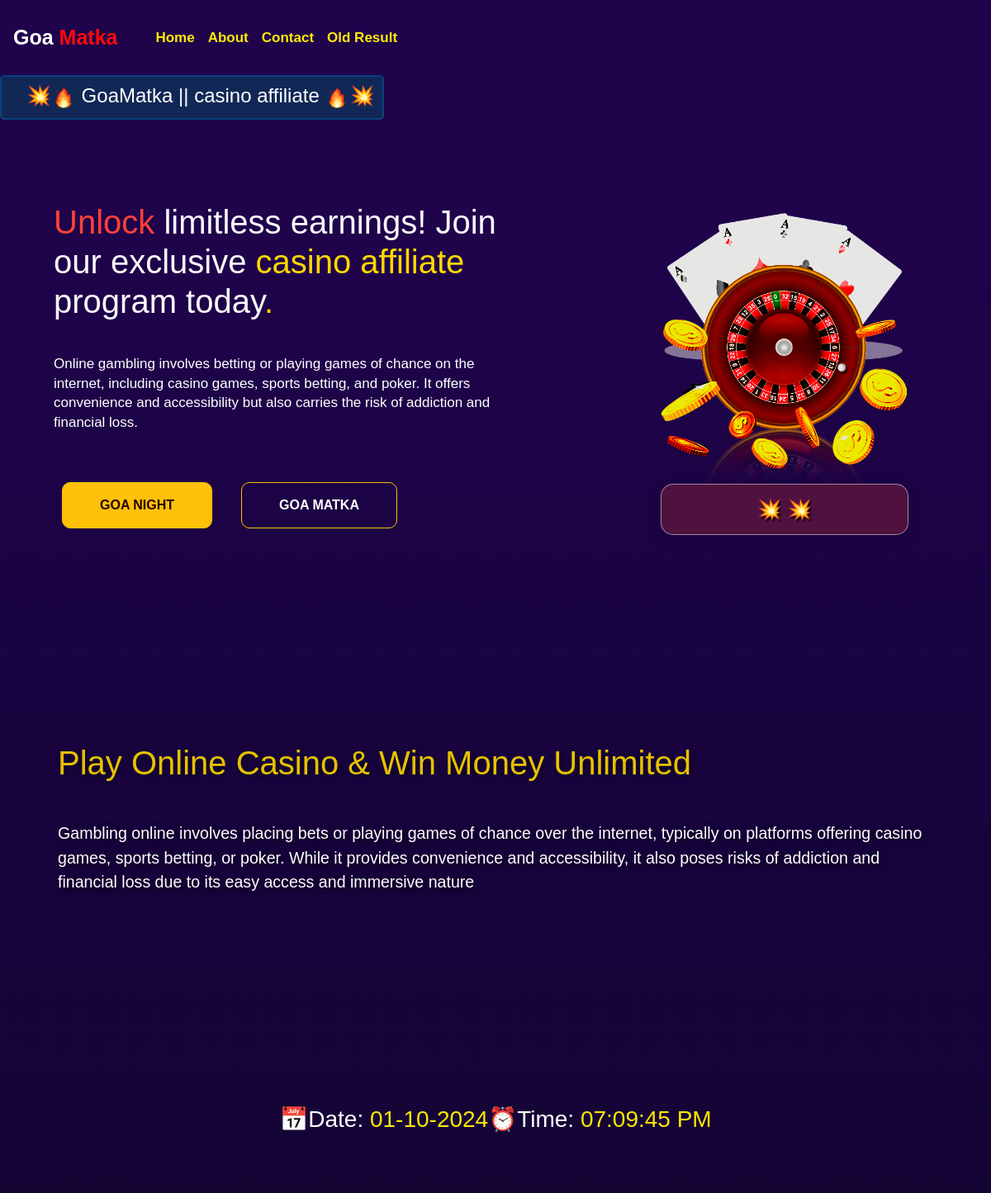
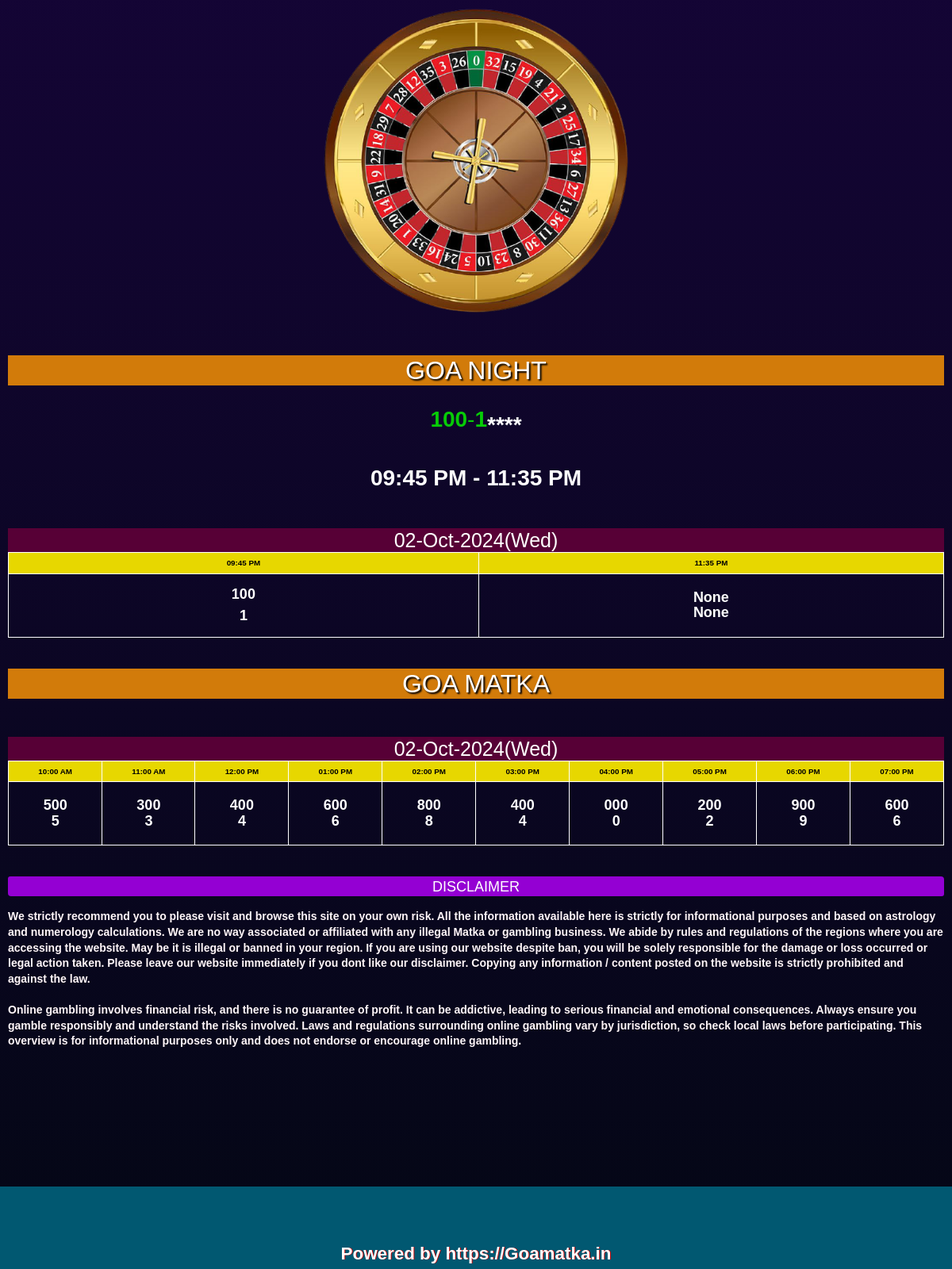
The page / on the database its author committed (2 pictures, top to bottom).
### app.py (models this page shows)
class Extra(db.Model):
    __tablename__ = "extra_results"
    id = db.Column(db.Integer, primary_key=True)
    open_1 = db.Column(db.String(1), nullable=True)
    open_3 = db.Column(db.String(3), nullable=True)
    close_1 = db.Column(db.String(1), nullable=True)
    close_3 = db.Column(db.String(3), nullable=True)
    date = db.Column(db.String(30), nullable=False)

class Result(db.Model):
    __tablename__ = "results"
    id = db.Column(db.Integer, primary_key=True)
    slot_1_1 = db.Column(db.String(1), nullable=True)
    slot_1_3 = db.Column(db.String(3), nullable=True)
    slot_2_1 = db.Column(db.String(1), nullable=True)
    slot_2_3 = db.Column(db.String(3), nullable=True)
    slot_3_1 = db.Column(db.String(1), nullable=True)
    slot_3_3 = db.Column(db.String(3), nullable=True)
    slot_4_1 = db.Column(db.String(1), nullable=True)
    slot_4_3 = db.Column(db.String(3), nullable=True)
    slot_5_1 = db.Column(db.String(1), nullable=True)
    slot_5_3 = db.Column(db.String(3), nullable=True)
    slot_6_1 = db.Column(db.String(1), nullable=True)
    slot_6_3 = db.Column(db.String(3), nullable=True)
    slot_7_1 = db.Column(db.String(1), nullable=True)
    slot_7_3 = db.Column(db.String(3), nullable=True)
    slot_8_1 = db.Column(db.String(1), nullable=True)
    slot_8_3 = db.Column(db.String(3), nullable=True)
    slot_9_1 = db.Column(db.String(1), nullable=True)
    slot_9_3 = db.Column(db.String(3), nullable=True)
    slot_10_1 = db.Column(db.String(1), nullable=True)
    slot_10_3 = db.Column(db.String(3), nullable=True)
    date = db.Column(db.String(30), nullable=False)

### app.py (the view)
@app.route("/")
def home():
    results = Result.query.order_by(Result.id.desc()).all()
    now = datetime.now(timezone("Asia/Kolkata"))
    currentday = now.strftime('%d-%b-%Y(%a)')
    daily_data = Result.query.filter_by(date=currentday).first()
    daily_extra = Extra.query.filter_by(date=currentday).first()
    g_matka_result0 = Result.query.filter_by(date=currentday).first()
    g_matka_1 = datetime.now(timezone("Asia/Kolkata")) - relativedelta(days=1)
    g_matka_1 = g_matka_1.strftime('%d-%b-%Y(%a)')
    g_matka_result1 = Result.query.filter_by(date=g_matka_1).first()
    g_matka_2 = datetime.now(timezone("Asia/Kolkata")) - relativedelta(days=2)
    g_matka_2 = g_matka_2.strftime('%d-%b-%Y(%a)')
    g_matka_result2 = Result.query.filter_by(date=g_matka_2).first()
    g_matka_3 = datetime.now(timezone("Asia/Kolkata")) - relativedelta(days=3)
    g_matka_3 = g_matka_3.strftime('%d-%b-%Y(%a)')
    g_matka_result3 = Result.query.filter_by(date=g_matka_3).first()
    g_matka_4 = datetime.now(timezone("Asia/Kolkata")) - relativedelta(days=4)
    g_matka_4 = g_matka_4.strftime('%d-%b-%Y(%a)')
    g_matka_result4 = Result.query.filter_by(date=g_matka_4).first()
    g_matka_5 = datetime.now(timezone("Asia/Kolkata")) - relativedelta(days=5)
    g_matka_5 = g_matka_5.strftime('%d-%b-%Y(%a)')
    g_matka_result5 = Result.query.filter_by(date=g_matka_5).first()
    g_matka_6 = datetime.now(timezone("Asia/Kolkata")) - relativedelta(days=6)
    g_matka_6 = g_matka_6.strftime('%d-%b-%Y(%a)')
    g_matka_result6 = Result.query.filter_by(date=g_matka_6).first()
    g_matka_results = [g_matka_result0, g_matka_result1, g_matka_result2, g_matka_result3, g_matka_result4, g_matka_result5, g_matka_result6]
    g_night_result0 = Extra.query.filter_by(date=currentday).first()
    g_night_1 = datetime.now(timezone("Asia/Kolkata")) - relativedelta(days=1)
    g_night_1 = g_night_1.strftime('%d-%b-%Y(%a)')
    g_night_result1 = Extra.query.filter_by(date=g_night_1).first()
    g_night_2 = datetime.now(timezone("Asia/Kolkata")) - relativedelta(days=2)
    g_night_2 = g_night_2.strftime('%d-%b-%Y(%a)')
    g_night_result2 = Extra.query.filter_by(date=g_night_2).first()
    g_night_3 = datetime.now(timezone("Asia/Kolkata")) - relativedelta(days=3)
    g_night_3 = g_night_3.strftime('%d-%b-%Y(%a)')
    g_night_result3 = Extra.query.filter_by(date=g_night_3).first()
    g_night_4 = datetime.now(timezone("Asia/Kolkata")) - relativedelta(days=4)
    g_night_4 = g_night_4.strftime('%d-%b-%Y(%a)')
    g_night_result4 = Extra.query.filter_by(date=g_night_4).first()
    g_night_5 = datetime.now(timezone("Asia/Kolkata")) - relativedelta(days=5)
    g_night_5 = g_night_5.strftime('%d-%b-%Y(%a)')
    g_night_result5 = Extra.query.filter_by(date=g_night_5).first()
    g_night_6 = datetime.now(timezone("Asia/Kolkata")) - relativedelta(days=6)
    g_night_6 = g_night_6.strftime('%d-%b-%Y(%a)')
    g_night_result6 = Extra.query.filter_by(date=g_night_6).first()
    g_night_results = [g_night_result0, g_night_result1, g_night_result2, g_night_result3, g_night_result4, g_night_result5, g_night_result6]
    start_time = {
    'slot1' : now.replace(hour=10, minute=0, second=0, microsecond=0),
    'slot2' : now.replace(hour=11, minute=0, second=0, microsecond=0),
    'slot3' : now.replace(hour=12, minute=0, second=0, microsecond=0),
    'slot4' : now.replace(hour=13, minute=0, second=0, microsecond=0),
    'slot5' : now.replace(hour=14, minute=0, second=0, microsecond=0),
    'slot6' : now.replace(hour=15, minute=0, second=0, microsecond=0),
    'slot7' : now.replace(hour=16, minute=0, second=0, microsecond=0),
    'slot8' : now.replace(hour=17, minute=0, second=0, microsecond=0),
    'slot9' : now.replace(hour=18, minute=0, second=0, microsecond=0),
    'slot10' : now.replace(hour=19, minute=0, second=0, microsecond=0)
    }
    end_time = {
    'slot1' : now.replace(hour=10, minute=55, second=0, microsecond=0),
    'slot2' : now.replace(hour=11, minute=55, second=0, microsecond=0),
    'slot3' : now.replace(hour=12, minute=55, second=0, microsecond=0),
    'slot4' : now.replace(hour=13, minute=55, second=0, microsecond=0),
    'slot5' : now.replace(hour=14, minute=55, second=0, microsecond=0),
    'slot6' : now.replace(hour=15, minute=55, second=0, microsecond=0),
    'slot7' : now.replace(hour=16, minute=55, second=0, microsecond=0),
    'slot8' : now.replace(hour=17, minute=55, second=0, microsecond=0),
    'slot9' : now.replace(hour=18, minute=55, second=0, microsecond=0),
    'slot10' : now.replace(hour=19, minute=55, second=0, microsecond=0),
    }
    return render_template('index.html', g_matka_results=g_matka_results, g_night_results=g_night_results, results=results, extra=daily_extra, now=now, start_time=start_time, end_time=end_time, daily_data=daily_data, title="Fastest and Live Online Goa Satta Result only at goasatta.in")

### templates/index.html (shortened to what this page needs)
{% extends 'layout.html' %}
{% block body %}
	<body class="index-body"  style="margin-top: 20px;">
		<br>
		<div class="marquee-container">
	<marquee behavior="" direction="right" class="marquee-content styled-marquee "><div> 💥<img src="../static/fire-flame_2.gif" style="width: 30px; height:30px;">  GoaMatka || casino affiliate <img src="../static/fire-flame_2.gif" style="width: 30px; height:30px;">💥 </div> </marquee>
		  </div>
		  <br>
        <section class="hero-banner gradient-1">
            <div class="container-fluid hero-banner-inner">
                <div class="row align-items-center">
                    <div class="col-xxl-6 col-xl-5 col-md-12 order-xl-2">
                        <div class="banner-image text-xl-start text-center">
                            <img class="hero-img" src="/static/banner.png" alt="/banner" >
							<center>
							<div class="hero-result" id="myDiv">💥
								💥</div>
                            </div>
                    </div>
                    <div class="col-xxl-6 col-xl-7 col-lg-8 ms-xl-0 me-xl-0 ms-auto me-auto order-xl-1">
                        <div class="banner-content">
                            <h1 class="font-sec white ">
                                <span class="color-sec">Unlock</span> limitless earnings! Join our exclusive  <span class="color-primary">casino</span>
                                <span class="color-primary">affiliate</span>  program today<span class="color-primary">.</span>
                            </h1>
                            <p class="text-18">
                                Online gambling involves betting or playing games of chance on the internet, including casino games, sports betting, and poker.
								It offers convenience and accessibility but also carries the risk of addiction and financial loss.
                            </p>
                            <div class="display-button">
                                <a href="#GoaNight" class="cus-btn btn btn-warning">Goa Night</a>
                                <a href="#GoaMatka" class="cus-btn-1 btn btn-outline-warning">Goa Matka</a>
                            </div>
                        </div>
                    </div>
                    </div>
					</div>
        </section>
	<section class="counter-section pt-120 pb-120">
        <div class="">
		<div class="video-container">
						<video class="video" autoplay loop muted playsinline>
							<source src="/static/casino-video.mp4" type="video/mp4">
						</video>
						<div class="overlay-text">
							<h1 class="h1-extra">
								Play Online <span>Casino</span> & Win Money <span>Unlimited</span>
							</h1>
							<br><br>
							<p class="wow fadeInDown p-extra" data-wow-delay="0.5s">
								Gambling online involves placing bets or playing games of chance over the internet, typically on platforms offering casino games, sports betting, or poker. While it provides convenience and accessibility,
								it also poses risks of addiction and financial loss due to its easy access and immersive nature
							</p>
						</div>
					</div>
			</div>
    </section>
<div class="margin">
		<br /><br />
		<div class="container">
		  <h3 class="text-center small-1">
			<div class="line-change"><span>📅Date: </span><span id="date" style="color: rgb(255, 230, 4);"> </span>
			</div>
			<div class="line-change"><span>⏰Time: </span><span id="time" style="color: rgb(255, 230, 4);"></span>
			</div>
			</h3>
		  <br /> <br> <br>
		</div>
<div class="w-mob">
	<div class="col-xs-12 wheel"style="position: relative;" >
		<div style="position: relative;">
			<img src="/static/round-img.png" class="rotate" alt="CM Satta Matka">
		</div>
</div>
</div>
<center>
		<h2 style="background-color: rgb(210, 123, 10); text-shadow: 2px 2px 2px black;" id="GoaNight">GOA NIGHT</h2>
		<div style="display: inline-flex; margin-top: 25px;margin-bottom: 25px;">
		{% if extra.open_1 %}
			<span style="color: rgb(7, 204, 7); font-size: 28px;">
				<b>{{extra.open_3}}</b>-<b>{{extra.open_1}}</b>
			</span>
		{% else %}
			<h3><b>***</b><b>*</b></h3>
		{% endif %}
		{% if extra.close_1 %}
			<span  style="color: rgb(7, 204, 7);font-size: 28px;">
				<b>{{extra.close_1}}</b>-<b>{{extra.close_3}}</b>
			</span>
		{% else %}
			<h3><b>***</b><b>*</b></h3>
		{% endif %}
	</div>
	<div>
		<h3><b>09:45 PM - 11:35 PM</b></h3>
	</div>
	<br><br>
</center>
<center>
	{% for extra in g_night_results %}
	{% if extra %}
	<div>
		<table class="tg" cellpadding="2" style="border-color: aliceblue;" >
		  <tbody>
	  <h3 class="center t-h2 date">{{extra.date}}</h3>
			<tr class="slot">
			  <td>09:45 PM
			  </td>
			  <td>11:35 PM</td>
			</tr>
			<tr class="result">
			  {% if extra.open_1 %}
			  <td >
				  <b>{{extra.open_3}}</b>
				  <b>{{extra.open_1}}</b>
				  {% else %}
				  <h3><b></b><b></b></h3>
			  {% endif %}
			  </td>
			  {% if extra.open_1 %}
			  <td >
				  <b>{{extra.close_3}}</b>
			  <br>
				  <b>{{extra.close_1}}</b>
				  {% else %}
				  <b></b><b></b>
			  {% endif %}
			  </td>
			</tr>
		  </tbody>
		</table>
	  </div>
	{% endif %}
	{% endfor %}
</center>
<br><br>
<h2 style="background-color: rgb(210, 123, 10); text-shadow: 2px 2px 2px black; text-align: center;" id="GoaMatka">GOA MATKA</h2>
<br><br>
    {% for result in g_matka_results %}
	{% if result %}
	<div class="">
		<h3 class="center t-h2 date">{{result.date}}</h3>
		<div class="table-container-1">
		  <center>
			<center>
				<div>
				  <table class="tg" cellpadding="2" >
					<tbody>
					  <tr class="slot">
						<td>10:00 AM</td>
						<td>11:00 AM</td>
						<td>12:00 PM</td>
						<td>01:00 PM</td>
						<td>02:00 PM</td>
						<td>03:00 PM</td>
						<td>04:00 PM</td>
						<td>05:00 PM</td>
						<td>06:00 PM</td>
						<td>07:00 PM</td>
					  </tr>
					  <tr class="result">
						<td >
						  {% if result.slot_1_3 %}
							  <b>{{result.slot_1_3}}</b>
							  <br>
							  <b>{{result.slot_1_1}}</b>
						  {% else %}
							  <b>***</b>
							  <br>
							  <b>*</b>
						  {% endif %}
						</td>
						<td >
						  {% if result.slot_2_3 %}
							  <b>{{result.slot_2_3}}</b>
							  <br>
							  <b>{{result.slot_2_1}}</b>
						  {% else %}
							  <b>***</b>
							  <br>
							  <b>*</b>
						  {% endif %}
						</td>
						<td >
						  {% if result.slot_3_3 %}
							  <b>{{result.slot_3_3}}</b>
							  <br>
							  <b>{{result.slot_3_1}}</b>
						  {% else %}
							  <b>***</b>
							  <br>
							  <b>*</b>
						  {% endif %}
						</td>
						<td >
						  {% if result.slot_4_3 %}
							  <b>{{result.slot_4_3}}</b>
							  <br>
							  <b>{{result.slot_4_1}}</b>
						  {% else %}
							  <b>***</b>
							  <br>
							  <b>*</b>
						  {% endif %}
						</td>
						<td >
						  {% if result.slot_5_3 %}
							  <b>{{result.slot_5_3}}</b>
							  <br>
							  <b>{{result.slot_5_1}}</b>
						  {% else %}
							  <b>***</b>
							  <br>
							  <b>*</b>
						  {% endif %}
						</td>
						<td >
						  {% if result.slot_6_3 %}
							  <b>{{result.slot_6_3}}</b>
							  <br>
							  <b>{{result.slot_6_1}}</b>
						  {% else %}
							  <b>***</b>
							  <br>
							  <b>*</b>
						  {% endif %}
						</td>
						<td >
						  {% if result.slot_7_3 %}
							  <b>{{result.slot_7_3}}</b>
							  <br>
							  <b>{{result.slot_7_1}}</b>
						  {% else %}
							  <b>***</b>
							  <br>
							  <b>*</b>
						  {% endif %}
						</td>
						<td >
						  {% if result.slot_8_3 %}
							  <b>{{result.slot_8_3}}</b>
							  <br>
							  <b>{{result.slot_8_1}}</b>
						  {% else %}
							  <b>***</b>
							  <br>
							  <b>*</b>
						  {% endif %}
						</td>
						<td >
						  {% if result.slot_9_3 %}
							  <b>{{result.slot_9_3}}</b>
							  <br>
							  <b>{{result.slot_9_1}}</b>
						  {% else %}
							  <b>***</b>
							  <br>
							  <b>*</b>
						  {% endif %}
						</td>
						<td >
						  {% if result.slot_10_3 %}
							  <b>{{result.slot_10_3}}</b>
							  <br>
							  <b>{{result.slot_10_1}}</b>
						  {% else %}
							  <b>***</b>
							  <br>
							  <b>*</b>
						  {% endif %}
						</td>
					  </tr>
					</tbody>
				  </table>
				</div>
			</center>
		</div>
	  </div>
	{% endif %}
	{% endfor %}
    <br /><br />
	<div id="disc">
        <p style="background-color:darkviolet;color:white;text-align:center;font-size:large;border-radius:3px 4px;height:25px;padding-top:4px;">DISCLAIMER</p>
        <p style="color:rgb(255, 246, 248);">
            <b>
                We strictly recommend you to please visit and browse this site on your own risk. All the information available here is strictly for informational purposes and based on astrology and numerology calculations. We are no way associated or affiliated with any illegal Matka or gambling business.
                We abide by rules and regulations of the regions where you are accessing the website.
                May be it is illegal or banned in your region. If you are using our website despite ban, you will be solely responsible for the damage or loss occurred or legal action taken.
                Please leave our website immediately if you dont like our disclaimer.
                Copying any information / content posted on the website is strictly prohibited and against the law.
<br><br>
Online gambling involves financial risk, and there is no guarantee of profit. It can be addictive, leading to serious financial and emotional consequences. Always ensure you gamble responsibly and understand the risks involved. Laws and regulations surrounding online gambling vary by jurisdiction, so check local laws before participating.
This overview is for informational purposes only and does not endorse or encourage online gambling.
            </b>
        </p>
    </div>
	<br><br>
  </body>
<div class="but-rel">
	<button id="btnOpenForm">Contact</button>
  </div>
<br><br><br><br><br><br>
{% endblock body %}

### rows shown on the page
Extra: open_3 "100", open_1 "1", date "02-Oct-2024(Wed)", close_3 "None", close_1 "None"
Result: date "02-Oct-2024(Wed)", slot_1_3 "500", slot_1_1 "5", slot_2_3 "300", slot_2_1 "3", slot_3_3 "400", slot_3_1 "4", slot_4_3 "600", slot_4_1 "6", slot_5_3 "800", slot_5_1 "8", slot_6_3 "400", slot_6_1 "4", slot_7_3 "000", slot_7_1 "0", slot_8_3 "200", slot_8_1 "2", slot_9_3 "900", slot_9_1 "9", slot_10_3 "600", slot_10_1 "6"
